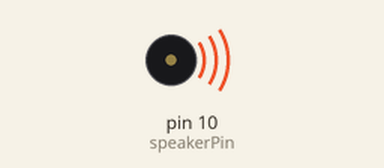
This sketch was run on a simulated Arduino Uno, built with avr-gcc and run on an emulated ATmega328P. Parts: buzzer (waves = sounding).

Above: at 0.2 s.
Timing chart, 0 to 5.4 s (numbered marks = the images above):
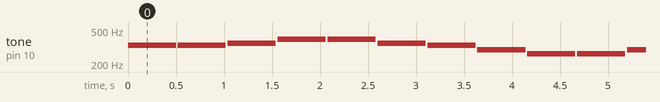

The sketch:

music.ino
```cpp
/*
This code plays part of Beethoven's Ode to Joy on a speaker or piezo
*/

int speakerPin = 10; // Pin 8 has a speaker connected so we give it a name:

// create variables for notes
int c4 = 262;
int d4 = 294;
int e4 = 330;
int f4 = 349;
int g4 = 392;
int a4 = 440;
int b4 = 494;
int c5 = 523;

// create variables for note durations
int whole = 2000; //whole note
int half = whole/2; //half note
int quarter = whole/4; //quarter note
int eighth = whole/8; //eighth
int sixteenth = whole/16; //sixteenth

// create a variable for a gap between notes
int gap = 20;

void setup() {
  pinMode(speakerPin, OUTPUT); // set the digital pin as an output.
}

void loop() {

  tone(speakerPin, e4, quarter);
  delay(quarter+gap);
  tone(speakerPin, e4, quarter);
  delay(quarter+gap);
  tone(speakerPin, f4, quarter);
  delay(quarter+gap);
  tone(speakerPin, g4, quarter);
  delay(quarter+gap);

  tone(speakerPin, g4, quarter);
  delay(quarter+gap);
  tone(speakerPin, f4, quarter);
  delay(quarter+gap);
  tone(speakerPin, e4, quarter);
  delay(quarter+gap);
  tone(speakerPin, d4, quarter);
  delay(quarter+gap);

  tone(speakerPin, c4, quarter);
  delay(quarter+gap);
  tone(speakerPin, c4, quarter);
  delay(quarter+gap);
  tone(speakerPin, d4, quarter);
  delay(quarter+gap);
  tone(speakerPin, e4, quarter);
  delay(quarter+gap);

  tone(speakerPin, e4, quarter);
  delay(quarter+gap);
  tone(speakerPin, d4, quarter);
  delay(quarter+gap);
  tone(speakerPin, d4, half);
  delay(half+gap);
}
```

Measured:
- by itself, tone on pin 10 (speakerPin): plays 330 Hz for 0.50 s, 330 Hz for 0.50 s, 349 Hz for 0.50 s, 392 Hz for 0.50 s, 392 Hz for 0.50 s, 349 Hz for 0.50 s … (236 notes in this stretch)
